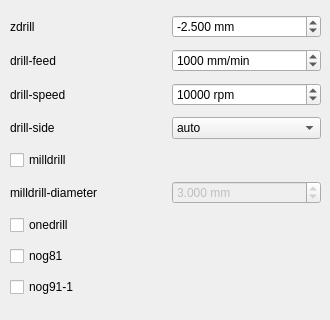
    <widget class="QWidget" name="drillTab">
     <attribute name="title">
      <string>Drill</string>
     </attribute>
     <widget class="QWidget" name="formLayoutWidget_2">
      <property name="geometry">
       <rect>
        <x>10</x>
        <y>10</y>
        <width>311</width>
        <height>301</height>
       </rect>
      </property>
      <layout class="QGridLayout" name="drillGridLayout">
       <property name="horizontalSpacing">
        <number>12</number>
       </property>
       <property name="verticalSpacing">
        <number>6</number>
       </property>
       <item row="7" column="0">
        <widget class="QCheckBox" name="nog81CheckBox">
         <property name="toolTip">
          <string>&lt;html&gt;&lt;head/&gt;&lt;body&gt;&lt;p&gt;replace G81 with G0+G1. This option makes the gcode compatible with low-end cnc controllers (like grbl), but also makes it bigger and less clean&lt;/p&gt;&lt;/body&gt;&lt;/html&gt;</string>
         </property>
         <property name="text">
          <string>nog81</string>
         </property>
        </widget>
       </item>
       <item row="0" column="0">
        <widget class="QLabel" name="zdrillLabel">
         <property name="toolTip">
          <string>&lt;html&gt;&lt;head/&gt;&lt;body&gt;&lt;p&gt;Z value down to which will be drilled&lt;/p&gt;&lt;/body&gt;&lt;/html&gt;</string>
         </property>
         <property name="text">
          <string>zdrill</string>
         </property>
        </widget>
       </item>
       <item row="4" column="0">
        <widget class="QCheckBox" name="milldrillCheckBox">
         <property name="toolTip">
          <string>&lt;html&gt;&lt;head/&gt;&lt;body&gt;&lt;p&gt;If milldrill is given, the milling head will be used to drill the holes in the PCB. Holes up to the size of the milling head will be drilled regularly (possibly creating a bigger hole than intended), the other holes are created by moving the head in circles using the feed and infeed parameters used in cutting&lt;/p&gt;&lt;p&gt;Remember that you have to set also &amp;quot;outline&amp;quot; parameters if you set this option&lt;/p&gt;&lt;/body&gt;&lt;/html&gt;</string>
         </property>
         <property name="layoutDirection">
          <enum>Qt::LeftToRight</enum>
         </property>
         <property name="text">
          <string>milldrill</string>
         </property>
         <property name="checked">
          <bool>false</bool>
         </property>
        </widget>
       </item>
       <item row="2" column="0">
        <widget class="QLabel" name="drillspeedLabel">
         <property name="toolTip">
          <string>&lt;html&gt;&lt;head/&gt;&lt;body&gt;&lt;p&gt;Spindle speed during drilling&lt;/p&gt;&lt;/body&gt;&lt;/html&gt;</string>
         </property>
         <property name="text">
          <string>drill-speed</string>
         </property>
        </widget>
       </item>
       <item row="1" column="0">
        <widget class="QLabel" name="drillfeedLabel">
         <property name="toolTip">
          <string>&lt;html&gt;&lt;head/&gt;&lt;body&gt;&lt;p&gt;Feed rate for drilling (vertical speed)&lt;/p&gt;&lt;/body&gt;&lt;/html&gt;</string>
         </property>
         <property name="text">
          <string>drill-feed</string>
         </property>
        </widget>
       </item>
       <item row="0" column="1">
        <widget class="QDoubleSpinBox" name="zdrillDoubleSpinBox">
         <property name="toolTip">
          <string>&lt;html&gt;&lt;head/&gt;&lt;body&gt;&lt;p&gt;Z value down to which will be drilled&lt;/p&gt;&lt;/body&gt;&lt;/html&gt;</string>
         </property>
         <property name="suffix">
          <string> mm</string>
         </property>
         <property name="decimals">
          <number>3</number>
         </property>
         <property name="minimum">
          <double>-1000.000000000000000</double>
         </property>
         <property name="maximum">
          <double>0.000000000000000</double>
         </property>
         <property name="singleStep">
          <double>0.050000000000000</double>
         </property>
         <property name="value">
          <double>-2.500000000000000</double>
         </property>
        </widget>
       </item>
       <item row="6" column="0">
        <widget class="QCheckBox" name="onedrillCheckBox">
         <property name="toolTip">
          <string>&lt;html&gt;&lt;head/&gt;&lt;body&gt;&lt;p&gt;Use only one drill bit size&lt;/p&gt;&lt;/body&gt;&lt;/html&gt;</string>
         </property>
         <property name="text">
          <string>onedrill</string>
         </property>
         <property name="checked">
          <bool>false</bool>
         </property>
        </widget>
       </item>
       <item row="1" column="1">
        <widget class="QSpinBox" name="drillfeedSpinBox">
         <property name="toolTip">
          <string>&lt;html&gt;&lt;head/&gt;&lt;body&gt;&lt;p&gt;Feed rate for drilling (vertical speed)&lt;/p&gt;&lt;/body&gt;&lt;/html&gt;</string>
         </property>
         <property name="suffix">
          <string> mm/min</string>
         </property>
         <property name="maximum">
          <number>10000</number>
         </property>
         <property name="singleStep">
          <number>10</number>
         </property>
         <property name="value">
          <number>1000</number>
         </property>
        </widget>
       </item>
       <item row="2" column="1">
        <widget class="QSpinBox" name="drillspeedSpinBox">
         <property name="toolTip">
          <string>&lt;html&gt;&lt;head/&gt;&lt;body&gt;&lt;p&gt;Spindle speed during drilling&lt;/p&gt;&lt;/body&gt;&lt;/html&gt;</string>
         </property>
         <property name="suffix">
          <string> rpm</string>
         </property>
         <property name="maximum">
          <number>100000</number>
         </property>
         <property name="singleStep">
          <number>500</number>
         </property>
         <property name="value">
          <number>10000</number>
         </property>
        </widget>
       </item>
       <item row="3" column="1">
        <widget class="QComboBox" name="drillsideComboBox">
         <property name="toolTip">
          <string>&lt;html&gt;&lt;head/&gt;&lt;body&gt;&lt;p&gt;choose the drill side. Valid choices are front, back or auto (default). In auto mode the drill side is automatically chosen (always front unless only the back side is specified)&lt;/p&gt;&lt;/body&gt;&lt;/html&gt;</string>
         </property>
         <item>
          <property name="text">
           <string>auto</string>
          </property>
         </item>
         <item>
          <property name="text">
           <string>front</string>
          </property>
         </item>
         <item>
          <property name="text">
           <string>back</string>
          </property>
         </item>
        </widget>
       </item>
       <item row="3" column="0">
        <widget class="QLabel" name="drillsideLabel">
         <property name="toolTip">
          <string>&lt;html&gt;&lt;head/&gt;&lt;body&gt;&lt;p&gt;choose the drill side. Valid choices are front, back or auto (default). In auto mode the drill side is automatically chosen (always front unless only the back side is specified)&lt;/p&gt;&lt;/body&gt;&lt;/html&gt;</string>
         </property>
         <property name="text">
          <string>drill-side</string>
         </property>
        </widget>
       </item>
       <item row="8" column="0">
        <widget class="QCheckBox" name="nog911CheckBox">
         <property name="toolTip">
          <string>&lt;html&gt;&lt;head/&gt;&lt;body&gt;&lt;p&gt;do not explicitly set G91.1 (incremental arc mode distance) in drill headers.  Some controllers (like Roland's) does not support G91.1 and they can wrongly interpret it as G91 (relative distance). Since the default mode is usually &amp;quot;incremental&amp;quot;, you can safely remove G91.1 in most of the cases&lt;/p&gt;&lt;/body&gt;&lt;/html&gt;</string>
         </property>
         <property name="text">
          <string>nog91-1</string>
         </property>
        </widget>
       </item>
       <item row="5" column="0">
        <widget class="QLabel" name="milldrillLabel">
         <property name="toolTip">
          <string>&lt;html&gt;&lt;head/&gt;&lt;body&gt;&lt;p&gt;diameter of milling head which is used with --milldrill; the default value is same as --cutter-diameter.&lt;/p&gt;&lt;/body&gt;&lt;/html&gt;</string>
         </property>
         <property name="text">
          <string>milldrill-diameter</string>
         </property>
        </widget>
       </item>
       <item row="5" column="1">
        <widget class="QDoubleSpinBox" name="milldrilldiameterDoubleSpinBox">
         <property name="enabled">
          <bool>false</bool>
         </property>
         <property name="toolTip">
          <string>&lt;html&gt;&lt;head/&gt;&lt;body&gt;&lt;p&gt;diameter of milling head which is used with --milldrill; the default value is same as --cutter-diameter.&lt;/p&gt;&lt;/body&gt;&lt;/html&gt;</string>
         </property>
         <property name="suffix">
          <string> mm</string>
         </property>
         <property name="decimals">
          <number>3</number>
         </property>
         <property name="maximum">
          <double>100.000000000000000</double>
         </property>
         <property name="singleStep">
          <double>0.100000000000000</double>
         </property>
         <property name="value">
          <double>3.000000000000000</double>
         </property>
        </widget>
       </item>
      </layout>
     </widget>
    </widget>
